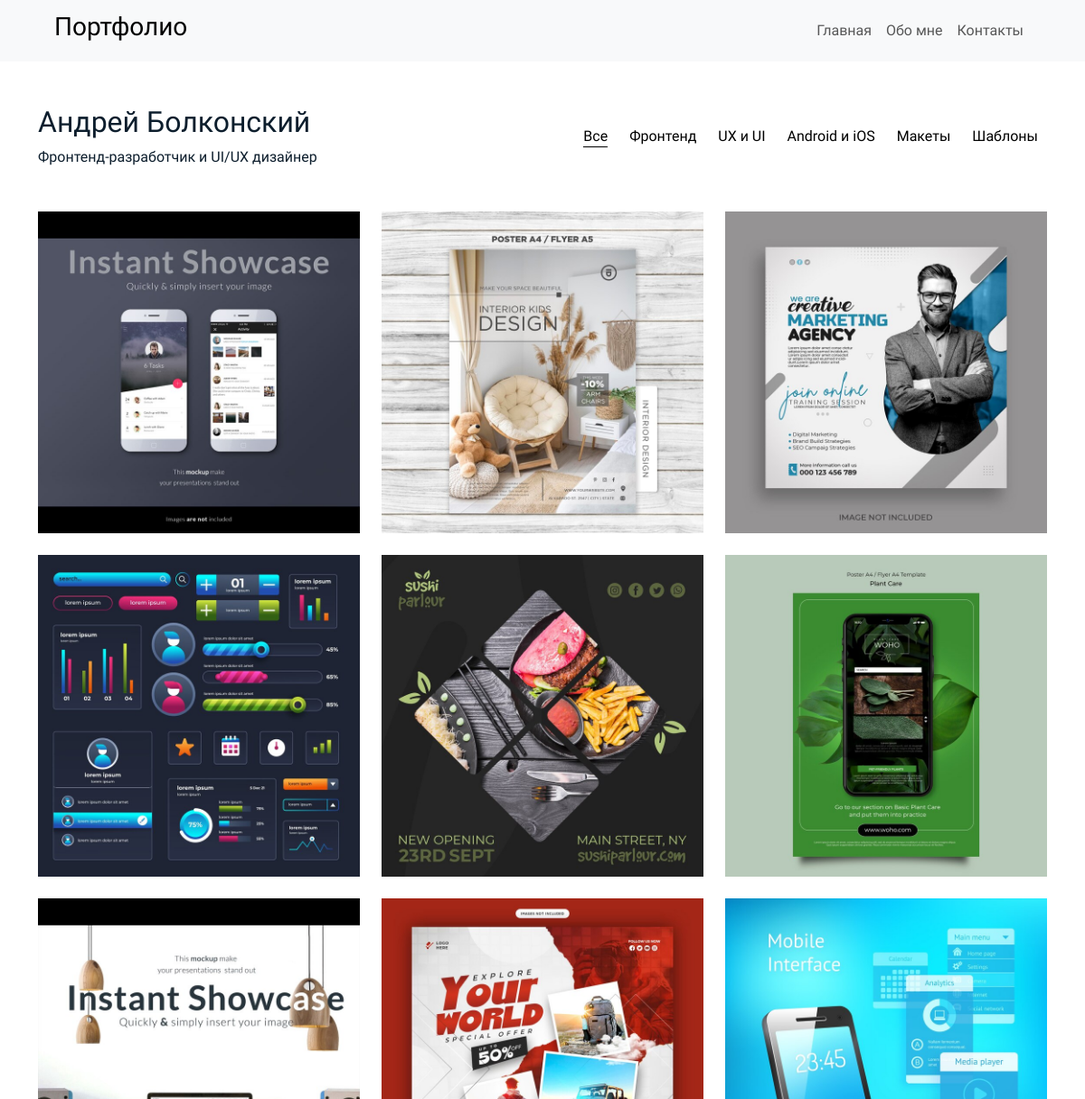
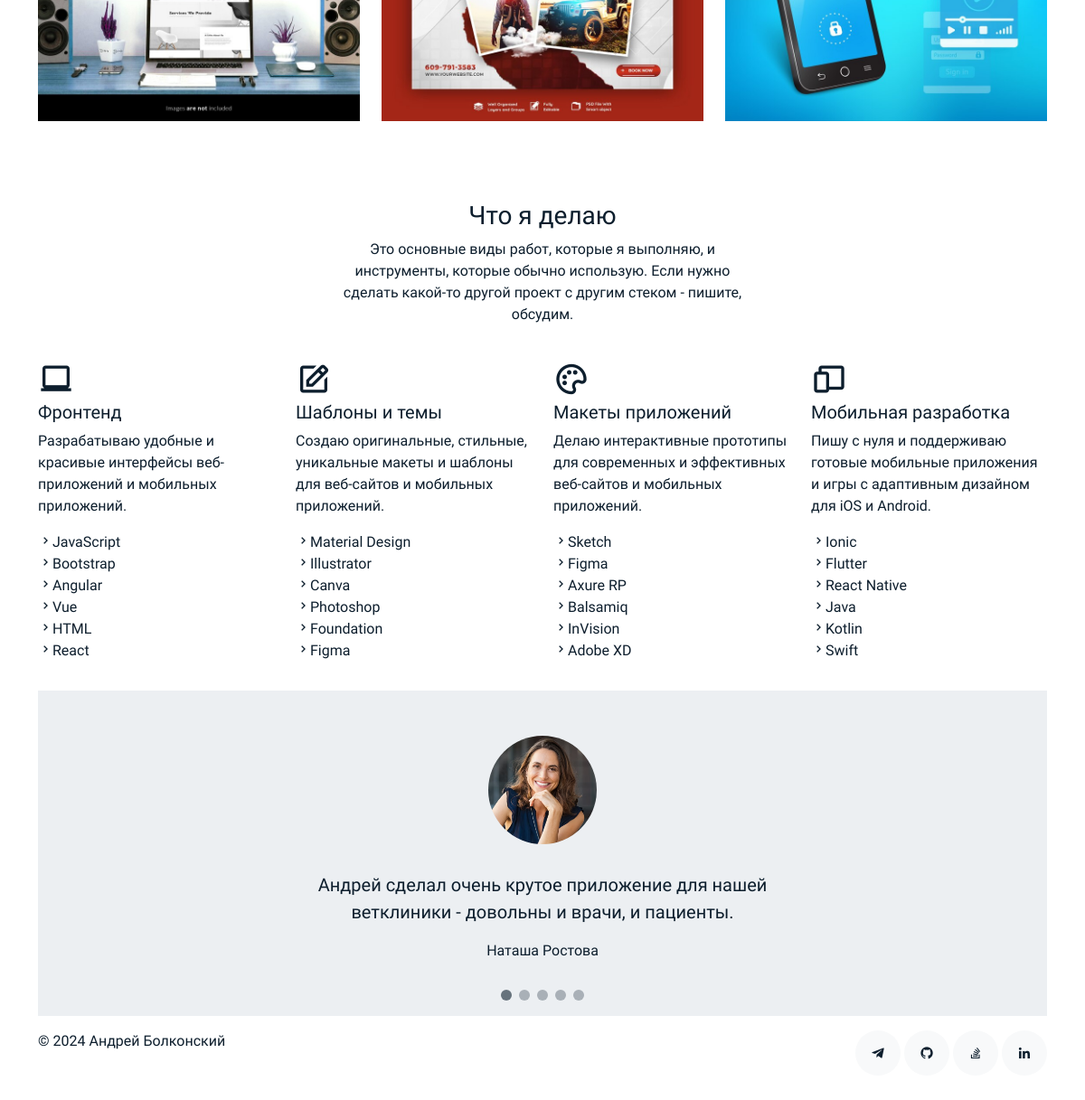
The page / on the database its author committed (2 pictures, top to bottom).
### portfolio/models.py (models this page shows, shortened)
class Category(models.Model):
    engname = models.CharField(max_length=25)
    rusname = models.CharField(max_length=25)
    class Meta:
        ordering = ['id']
        verbose_name = 'Категория'
        verbose_name_plural = 'Категории'
    def __str__(self):
        return self.rusname

class Work(models.Model):
    title = models.CharField(max_length=150)
    slug = models.SlugField(max_length=150, unique=True)
    category = models.ForeignKey(Category, on_delete=models.CASCADE, related_name='works')
    image = models.ImageField(upload_to='works')
    description = models.TextField()
    stack = models.TextField()
    link = models.URLField(max_length=200)
    class Meta:
        ordering = ['-id']
        verbose_name = 'Работа'
        verbose_name_plural = 'Работы'

class Service(models.Model):
    name = models.CharField(max_length=25)
    icon = models.CharField(max_length=50)
    description = models.CharField(max_length=200)
    class Meta:
        ordering = ['id']
        verbose_name = 'Сервис'
        verbose_name_plural = 'Виды сервиса'

class Item(models.Model):
    name = models.CharField(max_length=150)
    service = models.ForeignKey(Service, on_delete=models.CASCADE)
    class Meta:
        ordering = ['-id']
        verbose_name = 'Инструмент'
        verbose_name_plural = 'Инструменты'

class Testimony(models.Model):
    name = models.CharField(max_length=15)
    lastname = models.CharField(max_length=15)
    image = models.ImageField(upload_to='clients')
    text = models.TextField()
    class Meta:
        ordering = ['-id']
        verbose_name = 'Заказчик'
        verbose_name_plural = 'Заказчики'

### portfolio/views.py (the view)
# urls.py: path('', index, name='index'),
def index(request):
    categories = Category.objects.all()
    works = Work.objects.all()
    services = Service.objects.all()
    testimonies = Testimony.objects.all()
    context = {
       'categories': categories,
       'works': works,
       'services': services,
       'testimonies': testimonies,
   }
    return render(request, 'index.html', context)

### portfolio/templates/index.html (shortened to what this page needs)
{% extends 'base.html' %}
{% block content %}
<section class="section site-portfolio">
   <div class="container">
      <div class="row mb-5 align-items-center">
         <div class="col-md-12 col-lg-6 mb-4 mb-lg-0" data-aos="fade-up">
            <h2>Андрей Болконский</h2>
            <p class="mb-0">Фронтенд-разработчик и UI/UX дизайнер</p>
         </div>
         <div class="col-md-12 col-lg-6 text-start text-lg-end" data-aos="fade-up" data-aos-delay="100">
            <div id="filters" class="filters">
               <a href="#" data-filter="*" class="active">Все</a>
               {% for category in categories %}
               <a href="#" data-filter=".{{ category.engname }}">{{ category.rusname }}</a>
               {% endfor %}
            </div>
         </div>
      </div>
      <div id="portfolio-grid" class="row no-gutter" data-aos="fade-up" data-aos-delay="200">
         {% for work in works %}
         <div class="item {{ work.category.engname }} col-sm-6 col-md-4 col-lg-4 mb-4">
            <a href="{% url 'work_detail' slug=work.slug %}" class="item-wrap fancybox">
               <img class="img-fluid" src="{{ work.image.url }}">
            </a>
         </div>
         {% endfor %}
      </div>
   </div>
</section>
<section class="section services">
   <div class="container">
      <div class="row justify-content-center text-center mb-4">
         <div class="col-5">
            <h3 class="h3 heading">Что я делаю</h3>
            <p>Это основные виды работ, которые я выполняю, и инструменты, которые обычно использую. Если нужно сделать какой-то другой проект с другим стеком - пишите, обсудим.</p>
         </div>
      </div>
      <div class="row">
         {% for service in services %}
         <div class="col-12 col-sm-6 col-md-6 col-lg-3">
            <i class='{{ service.icon }}'></i>
            <h5 class="mb-2">{{ service.name }}</h5>
            <p>{{ service.description }}</p>
            <ul class="list-unstyled">
               {% for item in service.item_set.all %}
               <li><span class='bx bx-chevron-right'></span>{{ item.name }}</li>
               {% endfor %}
            </ul>
         </div>
         {% endfor %}
      </div>
   </div>
</section>
<section class="section pt-0">
   <div class="container">
      <div class="testimonials-slider swiper" data-aos="fade-up" data-aos-delay="100">
         <div class="swiper-wrapper">
            {% for testimony in testimonies %}
            <div class="swiper-slide">
               <div class="testimonial-wrap">
                  <div class="testimonial">
                     <img src="{{ testimony.image.url }}" alt="Image" class="img-fluid">
                     <blockquote>
                        <p>{{ testimony.text }}</p>
                     </blockquote>
                     <p>{{ testimony.name }} {{ testimony.lastname }}</p>
                  </div>
               </div>
            </div>
            {% endfor %}
         </div>
         <div class="swiper-pagination"></div>
      </div>
   </div>
</section>
{% endblock %}

### portfolio/templates/base.html (shortened to what this page needs)
{% load static %}
<!DOCTYPE html>
<html lang="ru">
   <head>
      <link href="{% static 'assets/css/bootstrap.min.css' %}" rel="stylesheet">
      <link href='https://unpkg.com/boxicons@2.1.4/css/boxicons.min.css' rel='stylesheet'>
      <link href="{% static 'assets/css/swiper-bundle.min.css' %}" rel="stylesheet">
      <link href="{% static 'assets/css/style.css' %}" rel="stylesheet">
   </head>
   <body>
      <nav class="navbar navbar-expand-lg navbar-light bg-light">
         <div class="container-fluid">
            <a class="navbar-brand ms-5" href="{% url 'index' %}">
               <h3>Портфолио</h3>
            </a>
            <div class="collapse navbar-collapse" id="navbarNav">
               <ul class="navbar-nav ms-auto me-5">
                  <li class="nav-item">
                     <a class="nav-link" href="{% url 'index' %}">Главная</a>
                  </li>
                  <li class="nav-item">
                     <a class="nav-link" href="{% url 'about' %}">Обо мне</a>
                  </li>
                  <li class="nav-item">
                     <a class="nav-link" href="{% url 'contact' %}">Контакты</a>
                  </li>
               </ul>
            </div>
         </div>
      </nav>
      <main id="main">
         {% block content %}{% endblock %}
      </main>
      <footer class="footer" role="contentinfo">
         <div class="container">
            <div class="row">
               <div class="col-sm-6">
                  <p class="mb-1">&copy; {% now "Y" %} Андрей Болконский</p>
               </div>
               <div class="col-sm-6 social text-md-end">
                  <a href="#"><span class="bx bxl-telegram"></span></a>
                  <a href="#"><span class="bx bxl-github"></span></a>
                  <a href="#"><span class="bx bxl-stack-overflow"></span></a>
                  <a href="#"><span class="bx bxl-linkedin"></span></a>
               </div>
            </div>
         </div>
      </footer>
   </body>
</html>

### static/assets/css/style.css (style rules this page uses)
body { font-family: 'Montserrat Alternates', sans-serif; font-weight: 400; color: #0d1e2d; }
a { color: #777; text-decoration: none; }
.section { padding-top: 3rem; padding-bottom: 1rem; }
.filters a { text-decoration: none; color: #000; display: inline-block; padding-left: 10px; padding-right: 10px; position: relative; }
.filters a.active { color: #000; }
.filters a.active:before { content: ""; position: absolute; left: 10px; right: 10px; bottom: 0; height: 1px; background-color: #000; }
.item { border: none; margin-bottom: 30px; }
.item .item-wrap { display: block; position: relative; overflow: hidden; }
.item .item-wrap:after { z-index: 2; position: absolute; content: ""; top: 0; left: 0; right: 0; bottom: 0; background: rgba(0, 0, 0, 0.4); visibility: hidden; opacity: 0; transition: 0.3s all ease-in-out; }
.item .item-wrap img { transition: 0.3s transform ease; transform: scale(1); }
.testimonial-wrap { padding: 50px 50px 80px 50px; background: #eceff2; }
.testimonial-wrap .testimonial { text-align: center; max-width: 500px; margin: 0 auto; }
.testimonial-wrap .testimonial img { border-radius: 50%; width: 120px; margin: 0 auto 30px auto; }
.testimonial-wrap .testimonial blockquote p { font-size: 20px; }
.h3 { font-size: 20px; }
.heading { font-size: 28px; }
.testimonials-slider .swiper-pagination { margin-top: -60px; position: relative; }
.services i { font-size: 40px; }
.footer { padding: 0 0 4rem 0; }
.footer a { color: #000; }
.social a { display: inline-block; width: 50px; height: 50px; border-radius: 50%; background: #f8f9fa; position: relative; text-align: center; color: #0d1e2d; }
.social a span { display: inline-block; left: 50%; position: absolute; top: 50%; transform: translate(-50%, -50%); }

### rows shown on the page
Category: rusname "Фронтенд"
Category: rusname "UX и UI"
Category: rusname "Android и iOS"
Category: rusname "Макеты"
Category: rusname "Шаблоны"
Work: image (picture)
Work: image (picture)
Work: image (picture)
Work: image (picture)
Work: image (picture)
Work: image (picture)
Work: image (picture)
Work: image (picture)
Work: image (picture)
Service: name "Фронтенд", description "Разрабатываю удобные и красивые интерфейсы веб-приложений и мобильных приложений."
Item: name "JavaScript"
Item: name "Bootstrap"
Item: name "Angular"
Item: name "Vue"
Item: name "HTML"
Item: name "React"
Service: name "Шаблоны и темы", description "Создаю оригинальные, стильные, уникальные макеты и шаблоны для веб-сайтов и мобильных приложений."
Item: name "Material Design"
Item: name "Illustrator"
Item: name "Canva"
Item: name "Photoshop"
Item: name "Foundation"
Item: name "Figma"
Service: name "Макеты приложений", description "Делаю интерактивные прототипы для современных и эффективных веб-сайтов и мобильных приложений."
Item: name "Sketch"
Item: name "Figma"
Item: name "Axure RP"
Item: name "Balsamiq"
Item: name "InVision"
Item: name "Adobe XD"
Service: name "Мобильная разработка", description "Пишу с нуля и поддерживаю готовые мобильные приложения и игры с адаптивным дизайном для iOS и Android."
Item: name "Ionic"
Item: name "Flutter"
Item: name "React Native"
Item: name "Java"
Item: name "Kotlin"
Item: name "Swift"
Testimony: image (picture), text "Андрей сделал очень крутое приложение для нашей ветклиники - довольны и врачи, и пациенты.", name "Наташа", lastname "Ростова"
